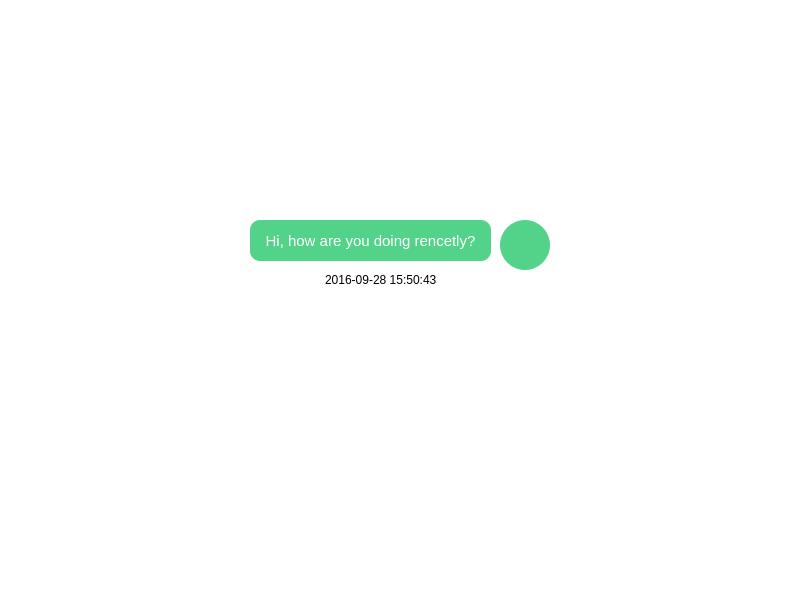
<?xml version="1.0" encoding="UTF-8"?>
<ui version="4.0">
 <class>mainWindow</class>
 <widget class="QMainWindow" name="mainWindow">
  <property name="geometry">
   <rect>
    <x>0</x>
    <y>0</y>
    <width>800</width>
    <height>600</height>
   </rect>
  </property>
  <property name="windowTitle">
   <string>eCho</string>
  </property>
  <property name="windowOpacity">
   <double>1.000000000000000</double>
  </property>
  <property name="styleSheet">
   <string notr="true">background-color:white;</string>
  </property>
  <widget class="QWidget" name="centralwidget">
   <widget class="QLabel" name="label">
    <property name="geometry">
     <rect>
      <x>250</x>
      <y>220</y>
      <width>241</width>
      <height>41</height>
     </rect>
    </property>
    <property name="styleSheet">
     <string notr="true">text-align:center;
background-color:#53D389;
color:white;
min-width:20px;
min-height:20px;
border-radius:10px;
font-size:15px;</string>
    </property>
    <property name="text">
     <string>Hi, how are you doing rencetly?</string>
    </property>
    <property name="alignment">
     <set>Qt::AlignCenter</set>
    </property>
   </widget>
   <widget class="QLabel" name="label_2">
    <property name="geometry">
     <rect>
      <x>500</x>
      <y>220</y>
      <width>50</width>
      <height>50</height>
     </rect>
    </property>
    <property name="styleSheet">
     <string notr="true">text-align:center;
background-color:#53D389; 
color:white;
min-width:20px;
min-height:20px;
max-width:50px;
max-height:50px;
border-radius:25px;
border-image: url('./test.jpg');</string>
    </property>
    <property name="text">
     <string/>
    </property>
   </widget>
   <widget class="QLabel" name="label_3">
    <property name="geometry">
     <rect>
      <x>325</x>
      <y>270</y>
      <width>141</width>
      <height>20</height>
     </rect>
    </property>
    <property name="text">
     <string>2016-09-28 15:50:43</string>
    </property>
   </widget>
  </widget>
 </widget>
 <resources/>
 <connections/>
</ui>
